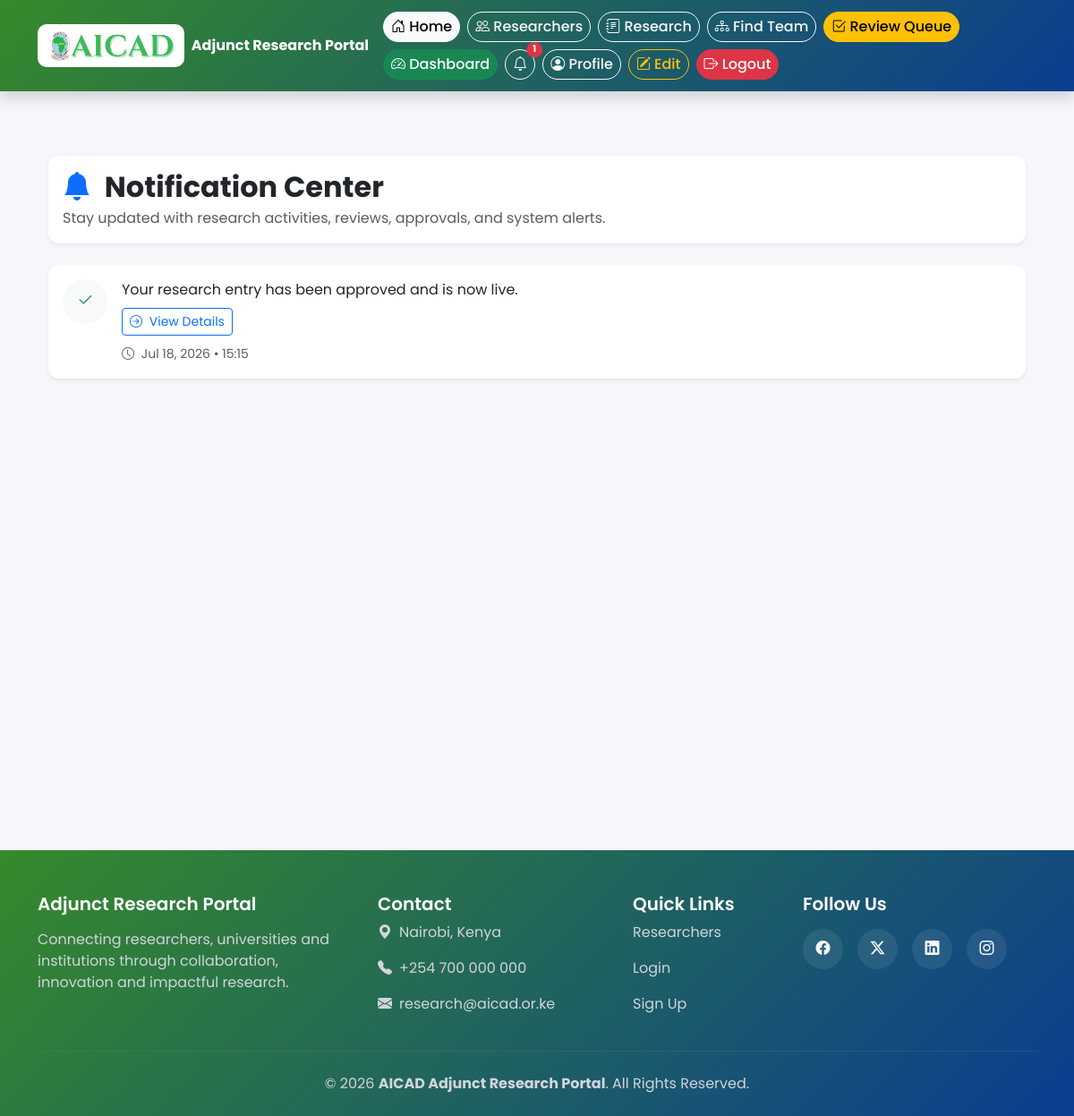
The app's page /notifications/ (signed in) with its own data.
### accounts/models.py (models this page shows, shortened)
class Notification(models.Model):
    user = models.ForeignKey(
        User,
        on_delete=models.CASCADE,
        related_name='notifications'
    )
    message = models.CharField(max_length=500)
    link = models.CharField(max_length=255, blank=True)  # e.g. URL to the research entry
    is_read = models.BooleanField(default=False)
    created_at = models.DateTimeField(auto_now_add=True)
    class Meta:
        ordering = ['-created_at']

### accounts/views.py (the view)
# urls.py: path('notifications/', views.notifications_view, name='notifications'),
@login_required
def notifications_view(request):
    notifications = request.user.notifications.all()
    request.user.notifications.filter(is_read=False).update(is_read=True)
    return render(request, 'notifications.html', {'notifications': notifications})

### research/templates/notifications.html (shortened to what this page needs)
{% extends 'base.html' %}
{% block content %}
<div class="container py-4">
    <div class="card shadow-sm border-0 mb-4">
        <div class="card-body">
            <h2 class="fw-bold mb-1">
                <i class="bi bi-bell-fill text-primary me-2"></i>
                Notification Center
            </h2>
            <p class="text-muted mb-0">
                Stay updated with research activities, reviews, approvals, and system alerts.
            </p>
        </div>
    </div>
    {% if notifications %}
        {% for note in notifications %}
        <div class="card shadow-sm border-0 mb-3 notification-card
        ">
            <div class="card-body">
                <div class="d-flex">
                    <div class="me-3">
                        {% if not note.is_read %}
                            <div class="notification-icon bg-primary">
                                <i class="bi bi-bell-fill text-white"></i>
                            </div>
                        {% else %}
                            <div class="notification-icon bg-light">
                                <i class="bi bi-check2 text-success"></i>
                            </div>
                        {% endif %}
                    </div>
                    <div class="flex-grow-1">
                        <p class="mb-2">
                            {{ note.message }}
                        </p>
                        {% if note.link %}
                        <a href="{{ note.link }}"
                           class="btn btn-sm btn-outline-primary">
                            <i class="bi bi-arrow-right-circle me-1"></i>
                            View Details
                        </a>
                        {% endif %}
                        <div class="mt-2">
                            <small class="text-muted">
                                <i class="bi bi-clock me-1"></i>
                                {{ note.created_at|date:"M d, Y • H:i" }}
                            </small>
                        </div>
                    </div>
                </div>
            </div>
        </div>
        {% endfor %}
    {% endif %}
</div>
{% endblock %}

### templates/base.html (style rules this page uses)
body { font-family:'Poppins',sans-serif; background:#f5f7fb; color:#333; }

### research/templates/notifications.html (style rules this page uses)
.notification-card { transition:all .3s ease; border-radius:12px; }
.notification-icon { width:50px; height:50px; border-radius:50%; display:flex; justify-content:center; align-items:center; font-size:1.2rem; }
.card { border-radius:12px; }

### records on screen
Notification: is_read True (drawn), message "Your research entry has been approved and is now live.", created_at "Jul 18, 2026 • 15:15"

### other values on screen
{{ unread_count }} "1"
